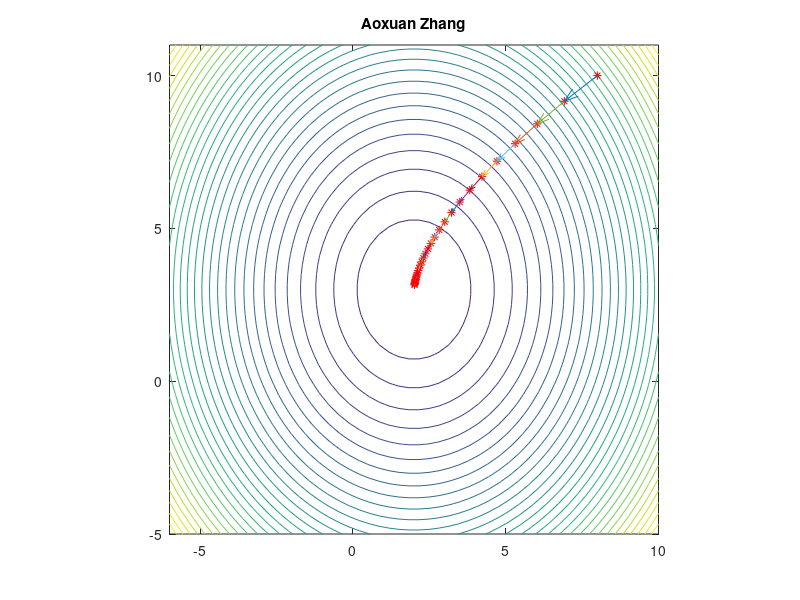

Write the MATLAB code that produced this figure.
clear; clf
E = @(x,y) 3*(x-2)^2+2*(y-3)^2+30;
dEdw1 = @(x,y) 6*(x-2);
dEdw2 = @(x,y) 4*(y-3);
Nx=50; Ny=50;
x=linspace(-6,10,Nx);
y=linspace(-5,11,Ny);
for i=1:Nx
    for j=1:Ny
        CF(i,j)=E(x(i),y(j));
    end
end
contour(x,y,CF',30); hold on; axis image
axis([x(1) x(Nx) y(1) y(Ny) -10 350])
w1(1) = 8; w2(1) = 10; eta = 0.03;
plot(w1(1), w2(1),'r*')
fprintf('(w1(1), w2(1)) = (%f, %f),E(w1(1),w2(1))=%f \n', ...
    w1(1),w2(1),E(w1(1),w2(1)));
for i=1:30
w1(i+1) = w1(i) - eta*dEdw1(w1(i),w2(i));
w2(i+1) = w2(i) - eta*dEdw2(w1(i),w2(i));
fprintf('(w1(%d), w2(%d))=(%f, %f),E(w1(%d),w2(%d))=%f\n', ...
i+1,i+1,w1(i+1),w2(i+1),i+1,i+1,E(w1(i+1),w2(i+1)));
plot(w1(i+1), w2(i+1),'r*')
quiver(w1(i),w2(i),-eta*dEdw1(w1(i),w2(i)),-eta*dEdw2(w1(i),w2(i)),0)
end
title('Aoxuan Zhang')